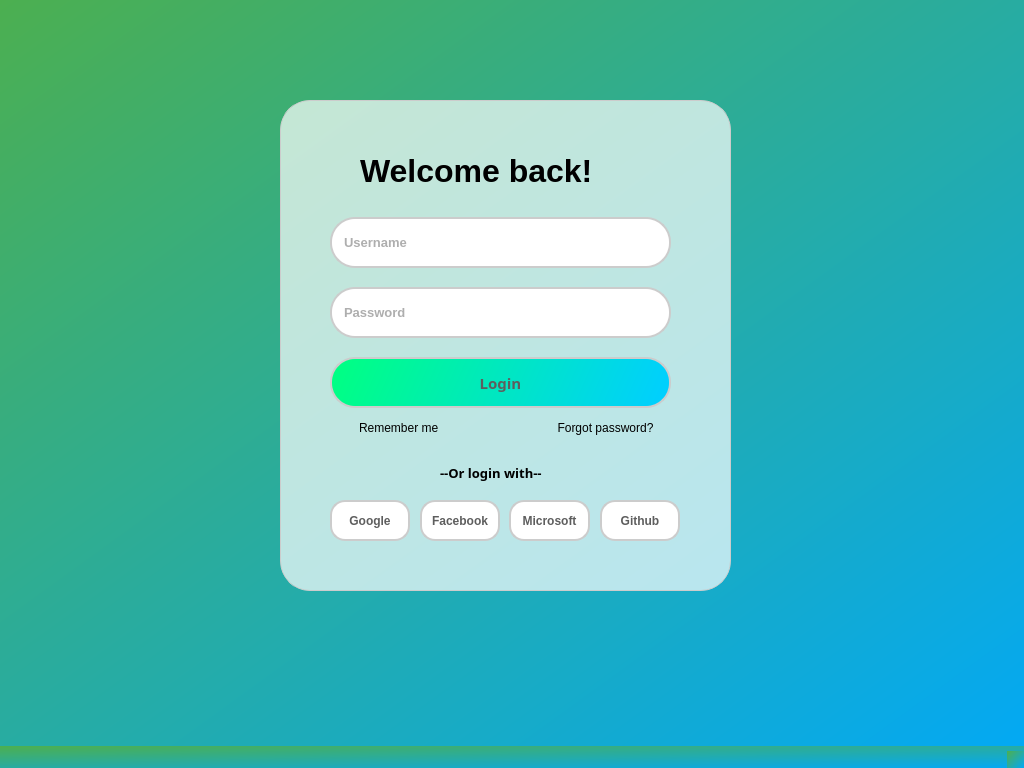
<?xml version="1.0" encoding="UTF-8"?>
<ui version="4.0">
 <class>MainWindow</class>
 <widget class="QMainWindow" name="MainWindow">
  <property name="geometry">
   <rect>
    <x>0</x>
    <y>0</y>
    <width>1024</width>
    <height>768</height>
   </rect>
  </property>
  <property name="windowTitle">
   <string>MainWindow</string>
  </property>
  <property name="styleSheet">
   <string notr="true">QWidget {
    background: qlineargradient(spread:pad, x1:0, y1:0, x2:1, y2:1, stop:0 #4CAF50, stop:1 #03A9F4);
}
</string>
  </property>
  <widget class="QWidget" name="centralwidget">
   <widget class="QLineEdit" name="lineEdit">
    <property name="geometry">
     <rect>
      <x>330</x>
      <y>217</y>
      <width>341</width>
      <height>51</height>
     </rect>
    </property>
    <property name="font">
     <font>
      <family>Segoe UI</family>
      <pointsize>10</pointsize>
      <bold>true</bold>
     </font>
    </property>
    <property name="styleSheet">
     <string notr="true">QLineEdit{
	background-color: white;
	border: 2px solid #cccccc;
	border-radius:25px;
	padding:10px;
	color: rgb(94, 94, 94);
}
QLineEdit:hover {
    border-color: rgb(79, 79, 79);
}</string>
    </property>
    <property name="text">
     <string/>
    </property>
    <property name="placeholderText">
     <string>Username</string>
    </property>
   </widget>
   <widget class="QLineEdit" name="lineEdit_2">
    <property name="geometry">
     <rect>
      <x>330</x>
      <y>287</y>
      <width>341</width>
      <height>51</height>
     </rect>
    </property>
    <property name="font">
     <font>
      <family>Segoe UI</family>
      <pointsize>10</pointsize>
      <bold>true</bold>
     </font>
    </property>
    <property name="styleSheet">
     <string notr="true">QLineEdit{
	background-color: white;
	border: 2px solid #cccccc;
	border-radius:25px;
	padding:10px;
	color: rgb(94, 94, 94);
}
QLineEdit:hover {
    border-color: rgb(79, 79, 79);
}</string>
    </property>
    <property name="text">
     <string/>
    </property>
    <property name="echoMode">
     <enum>QLineEdit::EchoMode::Password</enum>
    </property>
    <property name="placeholderText">
     <string>Password</string>
    </property>
   </widget>
   <widget class="QPushButton" name="pushButton">
    <property name="geometry">
     <rect>
      <x>330</x>
      <y>357</y>
      <width>341</width>
      <height>51</height>
     </rect>
    </property>
    <property name="font">
     <font>
      <family>Nunito SemiBold</family>
      <pointsize>11</pointsize>
      <italic>false</italic>
      <bold>true</bold>
     </font>
    </property>
    <property name="styleSheet">
     <string notr="true">QPushButton{
	background-color: qlineargradient(spread:pad, x1:1, y1:0.603, x2:0, y2:0.539682, stop:0 rgba(0, 207, 255, 255), stop:1 rgba(0, 255, 132, 255));
	border: 2px solid #cccccc;
	border-radius:25px;
	padding:10px;
	color: rgb(94, 94, 94);
}
QPushButton:hover {
    border-color: rgb(67, 67, 67);
}
QPushButton:pressed{
	border-color: rgb(0, 0, 0);
}</string>
    </property>
    <property name="text">
     <string>Login</string>
    </property>
   </widget>
   <widget class="QCheckBox" name="checkBox">
    <property name="geometry">
     <rect>
      <x>340</x>
      <y>417</y>
      <width>131</width>
      <height>21</height>
     </rect>
    </property>
    <property name="styleSheet">
     <string notr="true">    background: transparent;
color: black;</string>
    </property>
    <property name="text">
     <string>Remember me</string>
    </property>
   </widget>
   <widget class="QPushButton" name="pushButton_2">
    <property name="geometry">
     <rect>
      <x>540</x>
      <y>417</y>
      <width>131</width>
      <height>21</height>
     </rect>
    </property>
    <property name="styleSheet">
     <string notr="true">QPushButton {
    background-color: transparent;
    border: none;
    color: black; /* Retain text color */
}

QPushButton:hover {
    text-decoration: underline; /* Optional: underline on hover */
}
</string>
    </property>
    <property name="text">
     <string>Forgot password?</string>
    </property>
   </widget>
   <widget class="QLabel" name="label">
    <property name="geometry">
     <rect>
      <x>360</x>
      <y>150</y>
      <width>291</width>
      <height>41</height>
     </rect>
    </property>
    <property name="font">
     <font>
      <family>Segoe UI</family>
      <pointsize>24</pointsize>
      <bold>true</bold>
     </font>
    </property>
    <property name="styleSheet">
     <string notr="true">    background: transparent;
color: black;</string>
    </property>
    <property name="text">
     <string>Welcome back!</string>
    </property>
   </widget>
   <widget class="QLabel" name="label_2">
    <property name="geometry">
     <rect>
      <x>440</x>
      <y>462</y>
      <width>141</width>
      <height>21</height>
     </rect>
    </property>
    <property name="font">
     <font>
      <family>Nunito SemiBold</family>
      <pointsize>10</pointsize>
      <bold>true</bold>
     </font>
    </property>
    <property name="styleSheet">
     <string notr="true">    background: transparent;
color: black;</string>
    </property>
    <property name="text">
     <string>--Or login with--</string>
    </property>
   </widget>
   <widget class="QPushButton" name="pushButton_3">
    <property name="geometry">
     <rect>
      <x>330</x>
      <y>500</y>
      <width>80</width>
      <height>41</height>
     </rect>
    </property>
    <property name="font">
     <font>
      <family>Segoe UI</family>
      <pointsize>9</pointsize>
      <bold>true</bold>
     </font>
    </property>
    <property name="styleSheet">
     <string notr="true">QPushButton{
    background-color: white;
	color: black;
    border: 2px solid #cccccc; /* Optional border for better visibility */
	border-radius: 15px;
	padding:5px;
	color: rgb(94, 94, 94);
}
QPushButton:hover {
    border-color: rgb(67, 67, 67);
}
QPushButton:pressed{
	border-color: rgb(0, 0, 0);
}</string>
    </property>
    <property name="text">
     <string>Google</string>
    </property>
   </widget>
   <widget class="QPushButton" name="pushButton_4">
    <property name="geometry">
     <rect>
      <x>600</x>
      <y>500</y>
      <width>80</width>
      <height>41</height>
     </rect>
    </property>
    <property name="font">
     <font>
      <family>Segoe UI</family>
      <pointsize>9</pointsize>
      <bold>true</bold>
     </font>
    </property>
    <property name="styleSheet">
     <string notr="true">QPushButton{
    background-color: white;
	color: black;
    border: 2px solid #cccccc; /* Optional border for better visibility */
	border-radius: 15px;
	padding:5px;
	color: rgb(94, 94, 94);
}
QPushButton:hover {
    border-color: rgb(67, 67, 67);
}
QPushButton:pressed{
	border-color: rgb(0, 0, 0);
}</string>
    </property>
    <property name="text">
     <string>Github</string>
    </property>
   </widget>
   <widget class="QPushButton" name="pushButton_5">
    <property name="geometry">
     <rect>
      <x>509</x>
      <y>500</y>
      <width>81</width>
      <height>41</height>
     </rect>
    </property>
    <property name="font">
     <font>
      <family>Segoe UI</family>
      <pointsize>9</pointsize>
      <bold>true</bold>
     </font>
    </property>
    <property name="styleSheet">
     <string notr="true">QPushButton{
    background-color: white;
	color: black;
    border: 2px solid #cccccc; /* Optional border for better visibility */
	border-radius: 15px;
	padding:5px;
	color: rgb(94, 94, 94);
}
QPushButton:hover {
    border-color: rgb(67, 67, 67);
}
QPushButton:pressed{
	border-color: rgb(0, 0, 0);
}</string>
    </property>
    <property name="text">
     <string>Microsoft</string>
    </property>
   </widget>
   <widget class="QPushButton" name="pushButton_6">
    <property name="geometry">
     <rect>
      <x>420</x>
      <y>500</y>
      <width>80</width>
      <height>41</height>
     </rect>
    </property>
    <property name="font">
     <font>
      <family>Segoe UI</family>
      <pointsize>9</pointsize>
      <bold>true</bold>
     </font>
    </property>
    <property name="styleSheet">
     <string notr="true">QPushButton{
    background-color: white;
	color: black;
    border: 2px solid #cccccc; /* Optional border for better visibility */
	border-radius: 15px;
	padding:5px;
	color: rgb(94, 94, 94);
}
QPushButton:hover {
    border-color: rgb(67, 67, 67);
}
QPushButton:pressed{
	border-color: rgb(0, 0, 0);
}</string>
    </property>
    <property name="text">
     <string>Facebook</string>
    </property>
   </widget>
   <widget class="QFrame" name="frame">
    <property name="geometry">
     <rect>
      <x>280</x>
      <y>100</y>
      <width>451</width>
      <height>491</height>
     </rect>
    </property>
    <property name="styleSheet">
     <string notr="true">QFrame {
    background-color: rgba(255, 255, 255, 0.7); /* White with 70% opacity */
    border-radius: 30px; /* Rounded corners */
    border: 1px solid #cccccc; /* Optional: Light gray border */
    padding: 10px;
}
</string>
    </property>
    <property name="frameShape">
     <enum>QFrame::Shape::StyledPanel</enum>
    </property>
    <property name="frameShadow">
     <enum>QFrame::Shadow::Raised</enum>
    </property>
   </widget>
   <zorder>frame</zorder>
   <zorder>lineEdit</zorder>
   <zorder>lineEdit_2</zorder>
   <zorder>pushButton</zorder>
   <zorder>checkBox</zorder>
   <zorder>pushButton_2</zorder>
   <zorder>label</zorder>
   <zorder>label_2</zorder>
   <zorder>pushButton_3</zorder>
   <zorder>pushButton_4</zorder>
   <zorder>pushButton_5</zorder>
   <zorder>pushButton_6</zorder>
  </widget>
  <widget class="QMenuBar" name="menubar">
   <property name="geometry">
    <rect>
     <x>0</x>
     <y>0</y>
     <width>1024</width>
     <height>21</height>
    </rect>
   </property>
  </widget>
  <widget class="QStatusBar" name="statusbar"/>
 </widget>
 <resources/>
 <connections/>
</ui>
